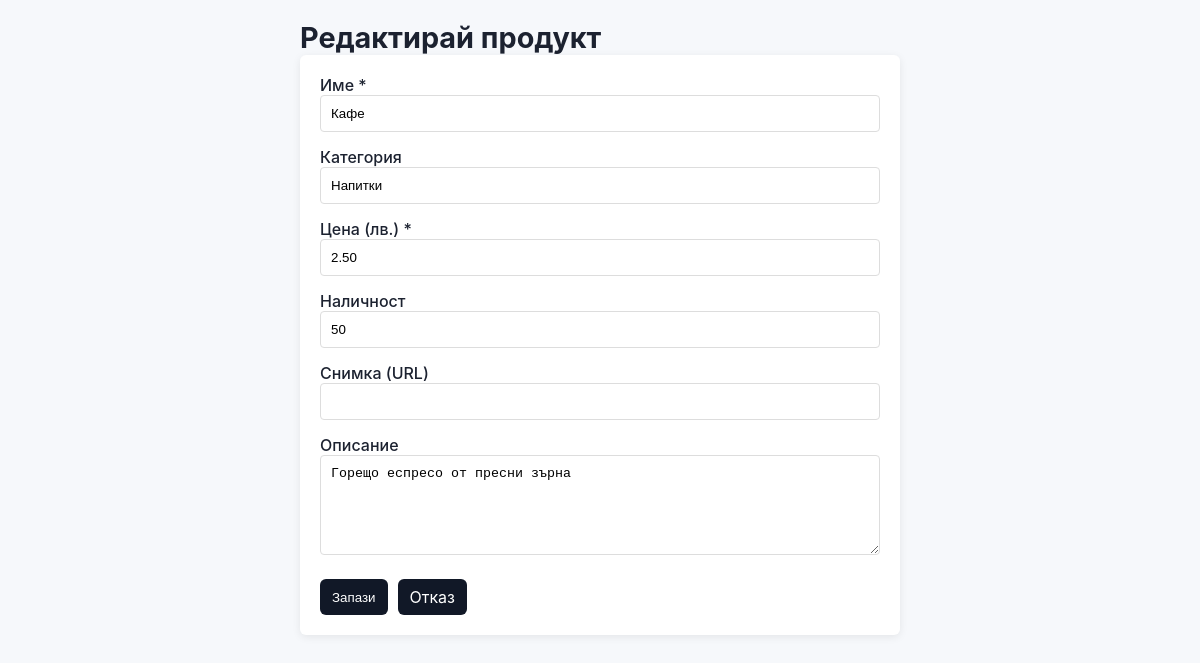
/admin/edit-product.php?id=1 (signed in), run on the app's committed database.
### tables this page shows
CREATE TABLE IF NOT EXISTS `products` (
  `id` int NOT NULL AUTO_INCREMENT,
  `name` varchar(255) NOT NULL,
  `description` text,
  `price` decimal(10,2) NOT NULL DEFAULT '0.00',
  `category` varchar(100) DEFAULT NULL,
  `image` varchar(255) DEFAULT NULL,
  `stock` int NOT NULL DEFAULT '10',
  `created_at` timestamp NOT NULL DEFAULT CURRENT_TIMESTAMP,
  PRIMARY KEY (`id`)
);

### admin/edit-product.php (the view, shortened to what this page needs)
<?php
require_once __DIR__ . '/../db.php';
$id = isset($_GET['id']) ? (int)$_GET['id'] : 0;
$stmt = $pdo->prepare('SELECT * FROM products WHERE id = :id');
$stmt->execute(['id' => $id]);
$product = $stmt->fetch();
?>
<!doctype html>
<html lang="bg">
<head>
    <link rel="stylesheet" href="../style.css">
</head>
<body>
<div class="admin-container">
    <h1>Редактирай продукт</h1>
    <form method="post" class="admin-form">
        <div class="form-group">
            <label>Име *
                <input type="text" name="name" value="<?= htmlspecialchars($_POST['name'] ?? $product['name']) ?>" required>
            </label>
        </div>
        <div class="form-group">
            <label>Категория
                <input type="text" name="category" value="<?= htmlspecialchars($_POST['category'] ?? $product['category']) ?>">
            </label>
        </div>
        <div class="form-group">
            <label>Цена (лв.) *
                <input type="number" name="price" step="0.01" value="<?= htmlspecialchars($_POST['price'] ?? $product['price']) ?>" required>
            </label>
        </div>
        <div class="form-group">
            <label>Наличност
                <input type="number" name="stock" value="<?= htmlspecialchars($_POST['stock'] ?? $product['stock']) ?>">
            </label>
        </div>
        <div class="form-group">
            <label>Снимка (URL)
                <input type="url" name="image" value="<?= htmlspecialchars($_POST['image'] ?? $product['image']) ?>">
            </label>
        </div>
        <div class="form-group">
            <label>Описание
                <textarea name="description"><?= htmlspecialchars($_POST['description'] ?? $product['description']) ?></textarea>
            </label>
        </div>
        <div class="form-actions">
            <button class="btn" type="submit">Запази</button>
            <a class="btn" href="products.php">Отказ</a>
        </div>
    </form>
</div>
</body>
</html>

### style.css (style rules this page uses)
* { box-sizing: border-box; }
body { font-family: Inter, Segoe UI, Arial, sans-serif; background: #f6f8fb; color: #1c2230; margin: 0; padding: 20px; }
h1 { margin: 0; font-size: 1.8rem; }
.btn { display: inline-block; padding: 8px 12px; background: #111827; color: #fff; text-decoration: none; border-radius: 6px; border: none; }
label { display: block; margin-bottom: 12px; }
input, textarea { width: 100%; padding: 8px; border: 1px solid #e5e7eb; border-radius: 6px; }
textarea { min-height: 120px; }
.form-actions { display: flex; gap: 8px; margin-top: 10px; }

### admin/edit-product.php (style rules this page uses)
.admin-container { max-width: 600px; margin: 0 auto; }
.admin-form { background: white; padding: 20px; border-radius: 6px; box-shadow: 0 2px 8px rgba(0,0,0,0.08); }
.form-group { margin-bottom: 15px; }
.form-group label { display: block; margin-bottom: 5px; font-weight: 500; }
.form-group input, .form-group textarea { width: 100%; padding: 10px; border: 1px solid #ddd; border-radius: 4px; }
.form-group textarea { min-height: 100px; }
.form-actions { display: flex; gap: 10px; margin-top: 20px; }

### data on the page
products: name "Кафе", category "Напитки", price "2.50", stock "50", description "Горещо еспресо от пресни зърна"
